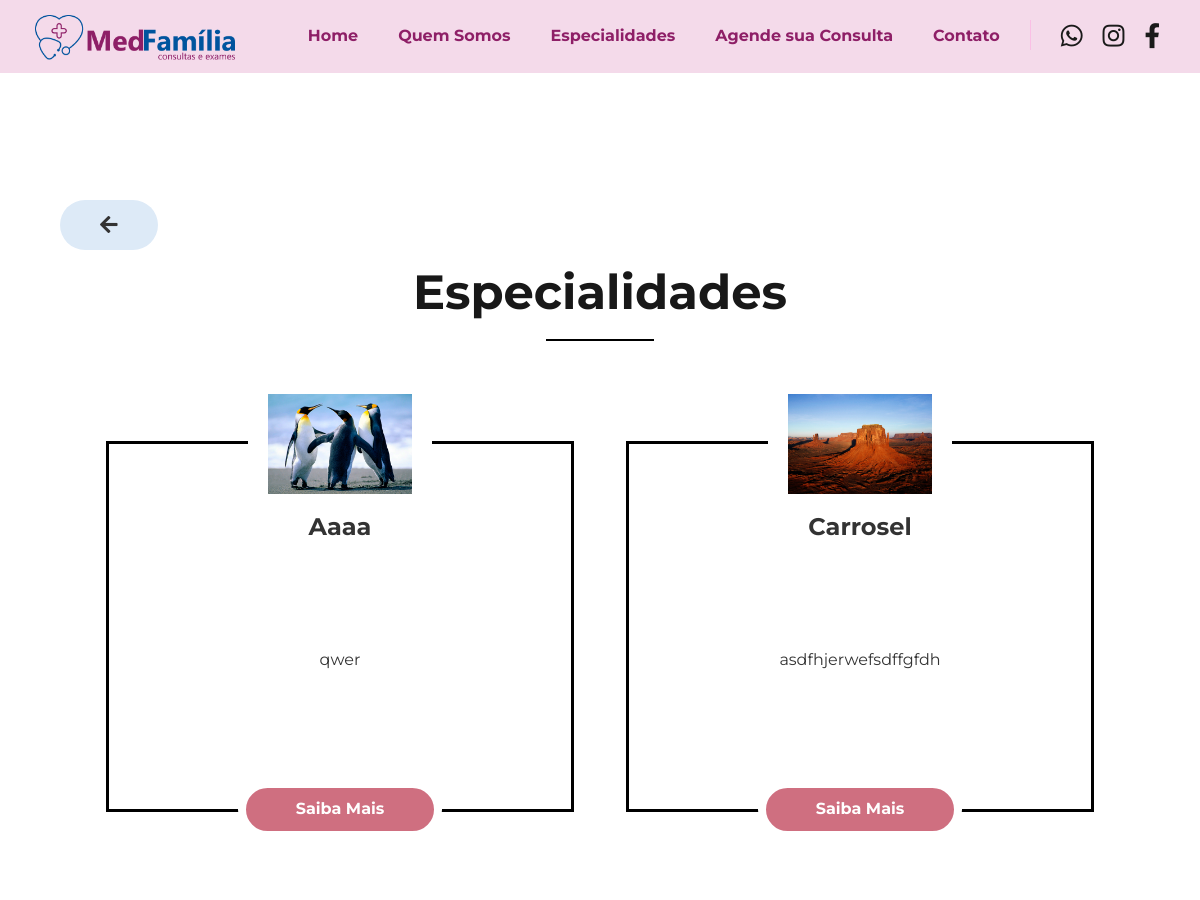
Before: /especialidades/ (upper part) with the older database file.
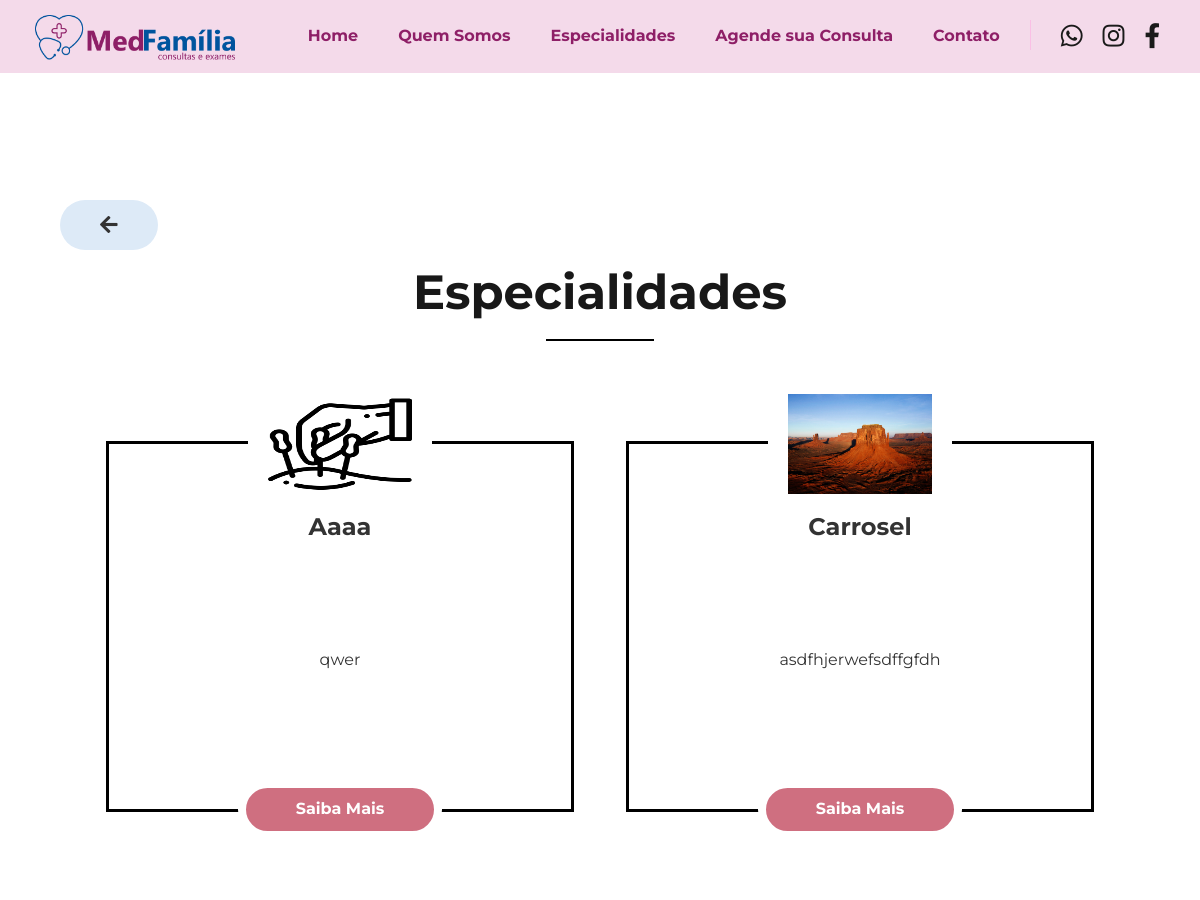
After: the same page with the newer database file.
### medfamilia/models.py (models this page shows, shortened)
class Especialidade (models.Model):
    nome = models.CharField(max_length=100, verbose_name='Nome')
    descricao = models.TextField(verbose_name='Descrição')
    imagem = models.ImageField(upload_to='especialidades')
    class Meta:
        ordering = ['nome']
        verbose_name_plural = '02 - Especialidades'

### medfamilia/views.py (the view)
# urls.py: path('especialidades/', views.especialidades, name='especialidades'),
def especialidades (request):
    especialidades = Especialidade.objects.all()
    return render(request, 'especialidades.html', {'especialidades': especialidades})

### medfamilia/templates/especialidades.html (shortened to what this page needs)
{% extends 'base.html' %}
{% load static %}
{% block css %}
    <link rel="stylesheet" href="https://stackpath.bootstrapcdn.com/bootstrap/4.4.1/css/bootstrap.min.css">
    <link rel="stylesheet" href="https://maxcdn.bootstrapcdn.com/bootstrap/3.3.7/css/bootstrap.min.css">
    <link rel="stylesheet" href="{% static 'css/especialidades.css' %}">
{% endblock %}
{% block body %}
    <section id="especialidades-gerais">
        <div class="especialidades-gerais-container">
            <div class="voltar-para-pagina-anterior-botao" onclick="window.history.back();" data-aos="fade-left" data-aos-duration="1000">
                <i class="fas fa-arrow-left"></i>
            </div>
            <div class="especialidades-gerais-content">
                <h1 data-aos="fade-down" data-aos-delay="100" data-aos-duration="1000">Especialidades</h1>
                <div class="linha-abaixo-titulo" data-aos="fade-left" data-aos-delay="100" data-aos-duration="1000"></div>
                <div class="especialidades-gerais-content">
                    <div class="especialidades-gerais-cards" data-aos="fade-up" data-aos-duration="1000">
                        {% for especialidade in especialidades %}
                            <div class="especialidades-gerais-card">
                                <img src="{{especialidade.imagem.url}}" alt="imagem - {{especialidade.nome}}">
                                <h3 data-toggle="tooltip" data-placement="bottom" title="{{especialidade.nome}}">{{especialidade.nome | truncatechars_html:20}}</h3>
                                <p>{{especialidade.descricao | truncatechars_html:200}}</p>
                                <form action="{% url 'especialidade_especifica' especialidade.id %}">
                                    <button class="button-saibamais-carousel-card">Saiba Mais</button>
                                </form>
                            </div>
                        {% endfor %}
                    </div>
                </div>
            </div>
        </div>
    </section>
{% endblock %}

Changed rows visible on the page:
changed Especialidade "Aaaa": imagem: a different picture
